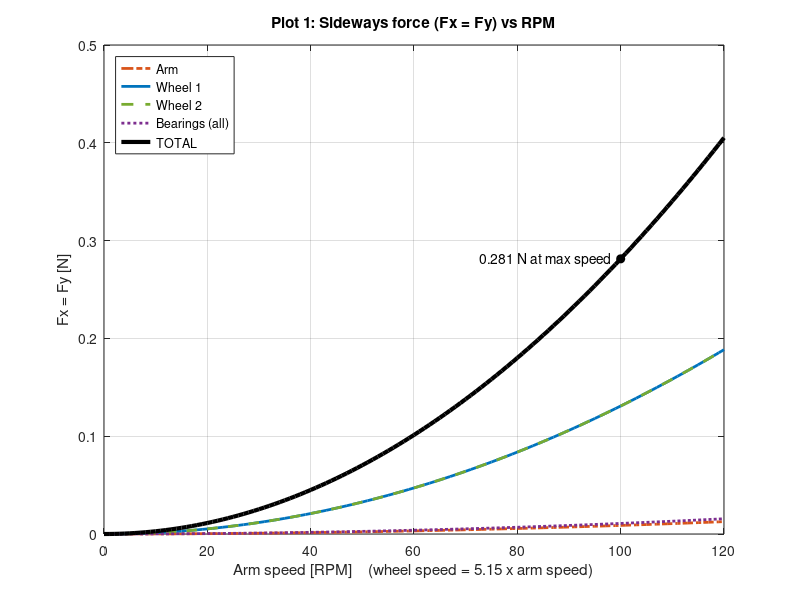
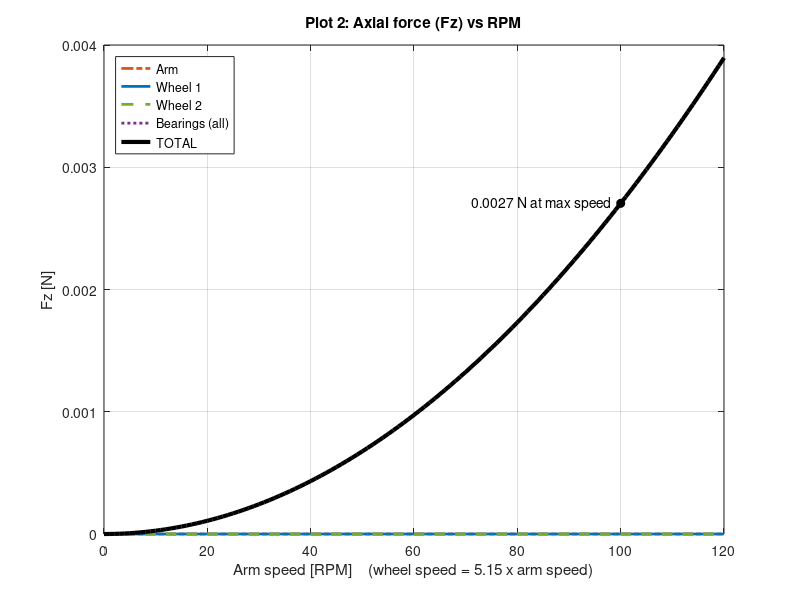

Recreate these plots in MATLAB, in order.
%% ========================================================================
%  INDUCED VIBRATION ANALYSIS
%  Forces and moments induced by two momentum wheels, one rotating arm,
%  and their bearings
%
%  Sources:
%    1. IMBALANCE (each rotor), once per revolution (1x RPM)
%       - Static imbalance  : center of mass is off the spin axis -> lateral force
%                             F = Us x speed^2,   Us = mass x eccentricity
%       - Dynamic imbalance : rotor sits slightly tilted          -> moment
%                             M = Ud x speed^2,   Ud = (Izz - I_perpendicular) x tilt
%                             (Us and Ud can also be typed in directly)
%
%    2. BEARINGS (each rotor's tapered roller bearing pair)
%       Rollers passing over tiny bumps on the rings give small kicks at
%       harmonics of the rotor's RPM (cage, cup pass, cone pass, roller spin).
%       - Harmonic numbers come from the bearing geometry (exact).
%       - Kick strength = bearing_kick_ratio x static imbalance force (estimate).
%       - Tapered rollers push at the cup angle, so every kick also has an
%         axial part: axial = lateral x tan(cup angle).
%
%    3. TWIST (each rotor)
%       Motor reaction torque on the shaft during spin-up / spin-down:
%       Mz = Izz x speed / ramp time
%       Spin-up and spin-down are printed separately; the tables use the
%       larger one (shorter ramp = bigger twist).
%
%  Assumptions (state these in your report):
%    - Hard-mounted: loads are calculated as if bolted to a rigid base.
%    - WORST CASE: all peaks are added as if they line up at the same
%      moment (phases are unknown). Real loads are equal or lower.
%    - Fx and Fy (and Mx and My) are peak values reached a quarter turn
%      apart, NOT at the same time: the sideways resultant = Fx, not 1.41 x Fx.
%    - Ud uses the larger of |Izz-Ixx| and |Izz-Iyy| (worst tilt direction).
%    - Bearing values, including Fz = lateral x tan(cup angle), are rough
%      estimates (bearing_kick_ratio, both bearings of a pair lumped together).
%    - Tilt and bearing_kick_ratio are estimates (no test data).
%    - Not included: structural resonance, motor torque ripple,
%      test-based bearing amplitudes.
%
%  Directions:
%    lateral = sideways (perpendicular to the shaft)
%    axial   = along the shaft (spin axis)
%
%  How to use:
%    1. Edit SECTION 1 only (your numbers).
%    2. Run the script.
%    3. The Command Window prints Fx, Fy, Fz, Mx, My, Mz in four parts:
%         PART 1  ARM               (imbalance only)
%         PART 2  MOMENTUM WHEELS   (imbalance only)
%         PART 3  BEARINGS          (harmonics only)
%         PART 4  ALL TOGETHER      <- the final answer, at the very bottom
%       The final answer is also saved as final_Fx_N ... final_Mz_Nm.
%    4. ARITHMETIC CHECKS print first: every line should say PASS.
%       (They prove the code does its math right, not that the inputs
%        or estimates are physically right.)
%  ========================================================================

clear; clc;
fprintf('Calculating...\n');


%% ========================================================================
%  SECTION 1: INPUTS  (this is the only section you need to edit)
%  ========================================================================

% ------------------------------------------------------------------------
% 1A. GENERAL
% ------------------------------------------------------------------------
spin_up_time_s       = 10;     % [s] time to go from 0 to max speed   (for the twist)
spin_down_time_s     = 10;     % [s] time to go from max speed to 0    (for the twist)
reference_position_m = 0;      % [m] point along the shaft where total moments are reported
bearing_kick_ratio   = 0.01;   % [-] each bearing harmonic = this fraction of the static imbalance force (0.01 = 1%)
report_arm_rpm       = [50 200];  % [RPM] extra arm speeds to get results at (wheels follow at the same
                                  %       ratio as the max speeds). Use [] for none.

% ------------------------------------------------------------------------
% STATIC (Us) AND DYNAMIC (Ud) IMBALANCE -- TWO WAYS TO ENTER THEM
%   a) Leave Us and Ud as []  -> the script calculates them:
%        Us = mass x eccentricity              [kg*m]
%        Ud = (Izz - I_perpendicular) x tilt   [kg*m^2]
%   b) Type a number          -> the script uses your number instead
%      (e.g. from a balance report or spec). Convert units first:
%        Us: 1 g*mm = 1e-6 kg*m      1 g*cm = 1e-5 kg*m
%        Ud: 1 g*mm^2 = 1e-9 kg*m^2  1 g*cm^2 = 1e-7 kg*m^2
%   Each one is independent: you can enter Us and let Ud be calculated.
% ------------------------------------------------------------------------

% ------------------------------------------------------------------------
% 1B. WHEEL 1
% ------------------------------------------------------------------------
wheel1_name               = 'Wheel 1';
wheel1_mass_kg            = 3.0;      % [kg]     rotating mass only
wheel1_eccentricity_um    = 15;       % [um]     center of mass offset from the spin axis
wheel1_Ixx_kgm2           = 0.017;    % [kg*m^2] from CAD, at the center of mass
wheel1_Iyy_kgm2           = 0.017;    % [kg*m^2] from CAD, at the center of mass
wheel1_Izz_kgm2           = 0.034;    % [kg*m^2] from CAD, about the shaft
wheel1_tilt_deg           = 0.04;     % [deg]    how crooked it sits on the shaft
wheel1_static_imbalance_kgm   = [];       % [kg*m]   Us OPTIONAL. Leave [] to calculate: mass x eccentricity
wheel1_dynamic_imbalance_kgm2 = [];       % [kg*m^2] Ud OPTIONAL. Leave [] to calculate: (Izz - I_perp) x tilt
wheel1_max_speed_rpm      = 515;      % [RPM]
wheel1_spin_direction     = -1;       % +1 or -1
wheel1_position_m         = -0.200;   % [m]      center of mass position along the shaft

wheel1_bearing_rollers        = 15;   % [-]   number of rollers      (bearing catalog)
wheel1_bearing_roller_dia_mm  = 7;    % [mm]  mean roller diameter   (bearing catalog)
wheel1_bearing_pitch_dia_mm   = 39;   % [mm]  pitch diameter         (bearing catalog)
wheel1_bearing_cup_angle_deg  = 14;   % [deg] cup (contact) angle    (bearing catalog)

% ------------------------------------------------------------------------
% 1C. ARM
% ------------------------------------------------------------------------
arm_name                  = 'Arm';
arm_mass_kg               = 4.0;      % [kg]     rotating mass only
arm_eccentricity_um       = 20;       % [um]     center of mass offset from the spin axis
arm_Ixx_kgm2              = 0.340;    % [kg*m^2] from CAD, at the center of mass
arm_Iyy_kgm2              = 0.004;    % [kg*m^2] from CAD (about the arm's own length)
arm_Izz_kgm2              = 0.350;    % [kg*m^2] from CAD, about the shaft
arm_tilt_deg              = 0.03;     % [deg]    how crooked it sits on the shaft
arm_static_imbalance_kgm      = [];       % [kg*m]   Us OPTIONAL. Leave [] to calculate: mass x eccentricity
arm_dynamic_imbalance_kgm2    = [];       % [kg*m^2] Ud OPTIONAL. Leave [] to calculate: (Izz - I_perp) x tilt
arm_max_speed_rpm         = 100;      % [RPM]
arm_spin_direction        = +1;       % +1 or -1
arm_position_m            = 0.000;    % [m]      center of mass position along the shaft

arm_bearing_rollers           = 20;   % [-]   number of rollers      (bearing catalog)
arm_bearing_roller_dia_mm     = 8;    % [mm]  mean roller diameter   (bearing catalog)
arm_bearing_pitch_dia_mm      = 55;   % [mm]  pitch diameter         (bearing catalog)
arm_bearing_cup_angle_deg     = 15;   % [deg] cup (contact) angle    (bearing catalog)

% ------------------------------------------------------------------------
% 1D. WHEEL 2
% ------------------------------------------------------------------------
wheel2_name               = 'Wheel 2';
wheel2_mass_kg            = 3.0;      % [kg]     rotating mass only
wheel2_eccentricity_um    = 15;       % [um]     center of mass offset from the spin axis
wheel2_Ixx_kgm2           = 0.017;    % [kg*m^2] from CAD, at the center of mass
wheel2_Iyy_kgm2           = 0.017;    % [kg*m^2] from CAD, at the center of mass
wheel2_Izz_kgm2           = 0.034;    % [kg*m^2] from CAD, about the shaft
wheel2_tilt_deg           = 0.04;     % [deg]    how crooked it sits on the shaft
wheel2_static_imbalance_kgm   = [];       % [kg*m]   Us OPTIONAL. Leave [] to calculate: mass x eccentricity
wheel2_dynamic_imbalance_kgm2 = [];       % [kg*m^2] Ud OPTIONAL. Leave [] to calculate: (Izz - I_perp) x tilt
wheel2_max_speed_rpm      = 515;      % [RPM]
wheel2_spin_direction     = -1;       % +1 or -1
wheel2_position_m         = 0.200;    % [m]      center of mass position along the shaft

wheel2_bearing_rollers        = 15;   % [-]   number of rollers      (bearing catalog)
wheel2_bearing_roller_dia_mm  = 7;    % [mm]  mean roller diameter   (bearing catalog)
wheel2_bearing_pitch_dia_mm   = 39;   % [mm]  pitch diameter         (bearing catalog)
wheel2_bearing_cup_angle_deg  = 14;   % [deg] cup (contact) angle    (bearing catalog)

% ------------------------------------------------------------------------
% 1E. PLOTS
% ------------------------------------------------------------------------
make_plots  = true;    % true = draw the 2 plots
save_plots  = false;   % true = also save them as PNG files
plot_folder = 'Induced_Vibration_Plots';


%% ========================================================================
%  SECTION 2: PUT THE THREE ROTORS SIDE BY SIDE
%  Every quantity is a row of 3 numbers: [Wheel 1, Arm, Wheel 2]
%  ========================================================================

rotor_names     = {wheel1_name, arm_name, wheel2_name};
number_of_rotors = 3;
arm_index       = 2;

mass_kg          = [wheel1_mass_kg,         arm_mass_kg,         wheel2_mass_kg];
eccentricity_um  = [wheel1_eccentricity_um, arm_eccentricity_um, wheel2_eccentricity_um];
Ixx_kgm2         = [wheel1_Ixx_kgm2,        arm_Ixx_kgm2,        wheel2_Ixx_kgm2];
Iyy_kgm2         = [wheel1_Iyy_kgm2,        arm_Iyy_kgm2,        wheel2_Iyy_kgm2];
Izz_kgm2         = [wheel1_Izz_kgm2,        arm_Izz_kgm2,        wheel2_Izz_kgm2];
tilt_deg         = [wheel1_tilt_deg,        arm_tilt_deg,        wheel2_tilt_deg];
max_speed_rpm    = [wheel1_max_speed_rpm,   arm_max_speed_rpm,   wheel2_max_speed_rpm];
spin_direction   = [wheel1_spin_direction,  arm_spin_direction,  wheel2_spin_direction];
position_m       = [wheel1_position_m,      arm_position_m,      wheel2_position_m];

% Entered Us / Ud (cells, because [] means "calculate it")
static_imbalance_entered  = {wheel1_static_imbalance_kgm,   arm_static_imbalance_kgm,   wheel2_static_imbalance_kgm};
dynamic_imbalance_entered = {wheel1_dynamic_imbalance_kgm2, arm_dynamic_imbalance_kgm2, wheel2_dynamic_imbalance_kgm2};

bearing_rollers       = [wheel1_bearing_rollers,       arm_bearing_rollers,       wheel2_bearing_rollers];
bearing_roller_dia_mm = [wheel1_bearing_roller_dia_mm, arm_bearing_roller_dia_mm, wheel2_bearing_roller_dia_mm];
bearing_pitch_dia_mm  = [wheel1_bearing_pitch_dia_mm,  arm_bearing_pitch_dia_mm,  wheel2_bearing_pitch_dia_mm];
bearing_cup_angle_deg = [wheel1_bearing_cup_angle_deg, arm_bearing_cup_angle_deg, wheel2_bearing_cup_angle_deg];


%% ========================================================================
%  SECTION 3: UNIT CONVERSIONS
%  ========================================================================

speed_rad_s      = max_speed_rpm * 2 * pi / 60;     % [rad/s]
speed_hz         = max_speed_rpm / 60;              % [Hz]  revolutions per second (1x RPM)
eccentricity_m   = eccentricity_um * 1e-6;          % [m]
tilt_rad         = tilt_deg * pi / 180;             % [rad]
lever_arm_m      = abs(position_m - reference_position_m);   % [m] distance to the reference point
ramp_time_s      = max(min(spin_up_time_s, spin_down_time_s), eps);   % shorter ramp = worst case (used in tables)

% Twist on the mount (reaction torque = -Izz x acceleration), spin-up and spin-down separately.
% Sign shows direction: spin-up and spin-down twist the mount opposite ways.
twist_spin_up_Nm   = -spin_direction .* Izz_kgm2 .* speed_rad_s / max(spin_up_time_s, eps);
twist_spin_down_Nm =  spin_direction .* Izz_kgm2 .* speed_rad_s / max(spin_down_time_s, eps);


%% ========================================================================
%  SECTION 4: STATIC AND DYNAMIC IMBALANCE  (1x RPM)
%  ========================================================================

% Step 1: calculated values (used unless you typed your own Us / Ud)
%   Ud uses the LARGER inertia difference: the worst tilt direction (conservative).
static_imbalance_kgm   = mass_kg .* eccentricity_m;                                              % Us [kg*m]
dynamic_imbalance_kgm2 = max(abs(Izz_kgm2 - Ixx_kgm2), abs(Izz_kgm2 - Iyy_kgm2)) .* tilt_rad;   % Ud [kg*m^2]
static_source  = {'calculated', 'calculated', 'calculated'};
dynamic_source = {'calculated', 'calculated', 'calculated'};

% Step 2: replace with your own number wherever you entered one
for r = 1:number_of_rotors
    if ~isempty(static_imbalance_entered{r})
        static_imbalance_kgm(r) = static_imbalance_entered{r};
        static_source{r} = 'entered';
    end
    if ~isempty(dynamic_imbalance_entered{r})
        dynamic_imbalance_kgm2(r) = dynamic_imbalance_entered{r};
        dynamic_source{r} = 'entered';
    end
end

% Static imbalance: center of mass off the spin axis -> lateral force   F = Us x speed^2
static_imbalance_force_N = static_imbalance_kgm .* speed_rad_s .^ 2;

% Dynamic imbalance: rotor tilted on the spin axis -> moment            M = Ud x speed^2
dynamic_imbalance_moment_Nm = dynamic_imbalance_kgm2 .* speed_rad_s .^ 2;


%% ========================================================================
%  SECTION 5: BEARING HARMONICS
%  ------------------------------------------------------------------------
%  Harmonic number h = number of kicks per revolution of that rotor.
%  Frequency = h x (rotor RPM / 60).
%  Cup (outer ring) rotates with the rotor, cone (inner ring) is on the
%  stationary shaft.
%  ========================================================================

harmonic_names   = {'Cage', 'Cup pass', 'Cone pass', 'Roller spin'};
number_of_harmonics = 4;
bearing_harmonic = zeros(number_of_rotors, number_of_harmonics);   % rows = rotors

for r = 1:number_of_rotors
    g = bearing_roller_dia_mm(r) * cosd(bearing_cup_angle_deg(r)) / bearing_pitch_dia_mm(r);
    bearing_harmonic(r, 1) = (1 + g) / 2;                                                   % cage
    bearing_harmonic(r, 2) = bearing_rollers(r) * (1 - g) / 2;                              % cup pass
    bearing_harmonic(r, 3) = bearing_rollers(r) * (1 + g) / 2;                              % cone pass
    bearing_harmonic(r, 4) = bearing_pitch_dia_mm(r) / (2 * bearing_roller_dia_mm(r)) * (1 - g ^ 2);  % roller spin
end

bearing_frequency_hz  = bearing_harmonic .* (speed_hz');                        % [Hz] rows = rotors
bearing_lateral_each_N = bearing_kick_ratio * static_imbalance_force_N;                           % one harmonic, sideways
bearing_axial_each_N   = bearing_lateral_each_N .* tand(bearing_cup_angle_deg);  % one harmonic, along the shaft
bearing_lateral_N      = number_of_harmonics * bearing_lateral_each_N;          % all 4 harmonics lined up
bearing_axial_N        = number_of_harmonics * bearing_axial_each_N;


%% ========================================================================
%  SECTION 6: FORCES AND MOMENTS OF EACH SOURCE  (worst case, max speed)
%  ------------------------------------------------------------------------
%  Axes: z = along the shaft (spin axis), x and y = sideways.
%
%  Fx, Fy : sideways force. It ROTATES with the rotor, so x and y see the
%           same peak a quarter turn apart  ->  peak Fx = peak Fy.
%  Fz     : force along the shaft (only the tapered bearings make this).
%  Mx, My : tipping moment at the reference point. It also rotates, so
%           peak Mx = peak My. = own moment + sideways force x distance.
%  Mz     : twist about the shaft (motor reaction, only during ramps).
%
%  Each source is stored as 6 numbers: [Fx; Fy; Fz; Mx; My; Mz]
%  Worst case = every peak lines up at the same moment (safe design value).
%  ========================================================================

% ---- Imbalance of each rotor (wheels and arm) ----
imbalance_loads = zeros(6, number_of_rotors);          % columns = Wheel 1, Arm, Wheel 2
for r = 1:number_of_rotors
    imbalance_moment = dynamic_imbalance_moment_Nm(r) + lever_arm_m(r) * static_imbalance_force_N(r);
    imbalance_loads(:, r) = [static_imbalance_force_N(r);     % Fx
                             static_imbalance_force_N(r);     % Fy
                             0;                               % Fz (imbalance does not push along the shaft)
                             imbalance_moment;                % Mx
                             imbalance_moment;                % My
                             spin_direction(r) * Izz_kgm2(r) * speed_rad_s(r) / ramp_time_s];  % Mz (signed twist)
end

% ---- Bearings of each rotor (all 4 harmonics lined up) ----
bearing_loads = zeros(6, number_of_rotors);            % columns = Wheel 1 bearings, Arm bearings, Wheel 2 bearings
for r = 1:number_of_rotors
    bearing_moment = lever_arm_m(r) * bearing_lateral_N(r);
    bearing_loads(:, r) = [bearing_lateral_N(r);    % Fx
                           bearing_lateral_N(r);    % Fy
                           bearing_axial_N(r);      % Fz
                           bearing_moment;          % Mx
                           bearing_moment;          % My
                           0];                      % Mz (bearing drag is internal: motor and bearings cancel)
end

% ---- Group the columns ----
wheel_columns = [1 3];
arm_loads     = imbalance_loads(:, arm_index);
wheel_loads   = imbalance_loads(:, wheel_columns);
wheels_total  = sum(wheel_loads, 2);                   % Mz adds with sign (both wheels spin the same way)
bearings_total = sum(bearing_loads, 2);
all_total     = arm_loads + wheels_total + bearings_total;
all_total(6)  = abs(all_total(6));                     % net twist (wheels cancel the arm)

% Show twist as a size (positive) everywhere except where noted
arm_loads(6)     = abs(arm_loads(6));
wheel_loads(6,:) = abs(wheel_loads(6,:));
wheels_total(6)  = abs(wheels_total(6));

% ---- Final answer saved in the Workspace: [Fx Fy Fz Mx My Mz] ----
final_arm_loads      = arm_loads';
final_wheel_1_loads  = wheel_loads(:, 1)';
final_wheel_2_loads  = wheel_loads(:, 2)';
final_bearing_loads  = bearings_total';
final_Fx_N  = all_total(1);
final_Fy_N  = all_total(2);
final_Fz_N  = all_total(3);
final_Mx_Nm = all_total(4);
final_My_Nm = all_total(5);
final_Mz_Nm = all_total(6);


%% ========================================================================
%  SECTION 6B: ARITHMETIC CHECKS  (the script checks its own math every run)
%  NOTE: these prove the code calculates its equations correctly. They do
%  NOT prove the inputs or estimates (tilt, bearing_kick_ratio) are right.
%  ------------------------------------------------------------------------
%  Each check redoes a result a DIFFERENT way (by hand formula or a known
%  identity) and compares it with what the script calculated above.
%  PASS = they agree. Any FAIL means do not trust the results.
%  ========================================================================

check_names  = {};
check_passed = [];
check_tol    = 1e-9;      % relative tolerance

% 1. Known textbook answer: 1 kg, 1 mm offset, 60 RPM (1 rev/s) -> F = 0.001 x (2*pi)^2 = 0.0394784 N
hand_value = 1 * 0.001 * (2 * pi * 60 / 60) ^ 2;
check_names{end+1}  = '1. Textbook case: 1 kg, 1 mm, 60 RPM gives 0.0394784 N';
check_passed(end+1) = abs(hand_value - 0.0394784176) <= 1e-9;

% 2. Static force by hand, using speed in Hz:  F = Us x (2*pi*f)^2
hand_value = static_imbalance_kgm .* (2 * pi * speed_hz) .^ 2;
check_names{end+1}  = '2. Static imbalance force   F = Us x speed^2';
check_passed(end+1) = max(abs(hand_value - static_imbalance_force_N)) <= check_tol * max(abs(hand_value));

% 3. Calculated Us = mass x eccentricity (only rotors where Us was not entered)
use_calc = strcmp(static_source, 'calculated');
hand_value = mass_kg .* eccentricity_um / 1e6;
check_names{end+1}  = '3. Calculated Us = mass x eccentricity';
check_passed(end+1) = all(abs(hand_value(use_calc) - static_imbalance_kgm(use_calc)) <= check_tol * max([abs(hand_value), eps]));

% 4. Dynamic moment by hand:  M = Ud x (2*pi*f)^2
hand_value = dynamic_imbalance_kgm2 .* (2 * pi * speed_hz) .^ 2;
check_names{end+1}  = '4. Dynamic imbalance moment M = Ud x speed^2';
check_passed(end+1) = max(abs(hand_value - dynamic_imbalance_moment_Nm)) <= check_tol * max([abs(hand_value), eps]);

% 5. Calculated Ud = (Izz - I_perp) x tilt (only rotors where Ud was not entered)
use_calc = strcmp(dynamic_source, 'calculated');
hand_value = max(abs(Izz_kgm2 - Ixx_kgm2), abs(Izz_kgm2 - Iyy_kgm2)) .* tilt_deg * pi / 180;
check_names{end+1}  = '5. Calculated Ud = (Izz - I_perp) x tilt';
check_passed(end+1) = all(abs(hand_value(use_calc) - dynamic_imbalance_kgm2(use_calc)) <= check_tol * max([abs(hand_value), eps]));

% 6. Bearing identities (exact for any bearing):
%    cup pass + cone pass = number of rollers,  cup pass = rollers x (1 - cage)
identity_1 = bearing_harmonic(:, 2) + bearing_harmonic(:, 3) - bearing_rollers';
identity_2 = bearing_harmonic(:, 2) - bearing_rollers' .* (1 - bearing_harmonic(:, 1));
check_names{end+1}  = '6. Bearing identities: cup + cone = rollers, cup = rollers x (1 - cage)';
check_passed(end+1) = max(abs([identity_1; identity_2])) <= 1e-9;

% 7. Bearing force = rollers' kick x 4 harmonics, axial = lateral x tan(cup angle)
hand_lateral = 4 * bearing_kick_ratio * static_imbalance_force_N;
hand_axial   = hand_lateral .* sin(bearing_cup_angle_deg * pi / 180) ./ cos(bearing_cup_angle_deg * pi / 180);
check_names{end+1}  = '7. Bearing lateral and axial force';
check_passed(end+1) = max(abs([hand_lateral - bearing_lateral_N, hand_axial - bearing_axial_N])) <= check_tol * max([hand_lateral, eps]);

% 8. Twist by hand:  Mz = Izz x speed / ramp time
hand_value = Izz_kgm2 .* (2 * pi * max_speed_rpm / 60) / ramp_time_s;
check_names{end+1}  = '8. Ramp twist Mz = Izz x speed / ramp time';
check_passed(end+1) = max(abs(hand_value - abs(imbalance_loads(6, :)))) <= check_tol * max(hand_value);

% 9. Tipping moment = dynamic imbalance + sideways force x distance
hand_value = dynamic_imbalance_moment_Nm + static_imbalance_force_N .* abs(position_m - reference_position_m);
check_names{end+1}  = '9. Tipping moment = dynamic + force x distance';
check_passed(end+1) = max(abs(hand_value - imbalance_loads(4, :))) <= check_tol * max([hand_value, eps]);

% 10. Rotating loads: peak Fx = peak Fy and peak Mx = peak My, everywhere
check_names{end+1}  = '10. Fx = Fy and Mx = My for every part';
check_passed(end+1) = isequal(imbalance_loads(1, :), imbalance_loads(2, :)) && isequal(imbalance_loads(4, :), imbalance_loads(5, :)) ...
                   && isequal(bearing_loads(1, :), bearing_loads(2, :)) && isequal(bearing_loads(4, :), bearing_loads(5, :));

% 11. TOTAL = arm + wheel 1 + wheel 2 + all bearings  (Mz: net of the signed twists)
hand_total    = sum(imbalance_loads, 2) + sum(bearing_loads, 2);
hand_total(6) = abs(hand_total(6));
check_names{end+1}  = '11. TOTAL = arm + wheels + bearings';
check_passed(end+1) = max(abs(hand_total - all_total)) <= check_tol * max(abs(hand_total));

number_of_checks = numel(check_passed);
all_checks_ok    = all(check_passed);


%% ========================================================================
%  SECTION 7: PLOTS
%  ------------------------------------------------------------------------
%  Plot 1: sideways force (Fx = Fy) vs RPM    Plot 2: axial force (Fz) vs RPM
%  Every load grows with speed squared: load(speed) = load(max) x (speed/max)^2
%  The wheels follow the arm, so the x-axis is arm speed.
%  ========================================================================

if make_plots
    speed_fraction = linspace(0, 1.2, 121)';          % 0 to 120% of max speed
    arm_axis_rpm   = speed_fraction * max_speed_rpm(arm_index);
    curve_shape    = speed_fraction .^ 2;
    x_label_text   = sprintf('Arm speed [RPM]    (wheel speed = %.2f x arm speed)', max_speed_rpm(1) / max_speed_rpm(arm_index));

    plot_row     = [1, 3];                              % row 1 = Fx, row 3 = Fz
    plot_titles  = {'Plot 1: Sideways force (Fx = Fy) vs RPM', 'Plot 2: Axial force (Fz) vs RPM'};
    plot_ylabels = {'Fx = Fy [N]', 'Fz [N]'};
    plot_files   = {'Plot_1_Fx_Fy_vs_RPM.png', 'Plot_2_Fz_vs_RPM.png'};
    curve_names  = {'Arm', 'Wheel 1', 'Wheel 2', 'Bearings (all)', 'TOTAL'};
    curve_colors = [0.85 0.33 0.10; 0.00 0.45 0.74; 0.47 0.67 0.19; 0.49 0.18 0.56; 0 0 0];
    curve_lines  = {'-.', '-', '--', ':', '-'};

    for n = 1:2
        fprintf('Drawing plot %d...\n', n);
        try
            row = plot_row(n);
            curve_values = [arm_loads(row), wheel_loads(row, 1), wheel_loads(row, 2), bearings_total(row), all_total(row)];
            figure(n);
            clf;
            try
                set(gcf, 'Renderer', 'painters');
            catch
            end
            hold on;
            grid on;
            box on;
            for c = 1:numel(curve_values)
                line_width = 2;
                if c == numel(curve_values)
                    line_width = 3;
                end
                plot(arm_axis_rpm, curve_values(c) * curve_shape, curve_lines{c}, ...
                     'Color', curve_colors(c, :), 'LineWidth', line_width);
            end
            plot(max_speed_rpm(arm_index), all_total(row), 'ko', 'MarkerFaceColor', 'k');
            text(max_speed_rpm(arm_index), all_total(row), sprintf('%.3g N at max speed   ', all_total(row)), ...
                 'HorizontalAlignment', 'right');
            xlabel(x_label_text);
            ylabel(plot_ylabels{n});
            title(plot_titles{n});
            legend(curve_names, 'Location', 'northwest');
            hold off;
            fprintf('Plot %d done.\n', n);

            if save_plots
                if ~exist(plot_folder, 'dir')
                    mkdir(plot_folder);
                end
                saveas(gcf, fullfile(plot_folder, plot_files{n}));
                fprintf('Saved: %s\n', fullfile(pwd, plot_folder, plot_files{n}));
            end
        catch
            fprintf('PLOT %d PROBLEM: %s\n', n, lasterr);
        end
    end
end


%% ========================================================================
%  SECTION 8: PRINTED RESULTS  -  ARM, WHEELS, BEARINGS, ALL TOGETHER
%  ------------------------------------------------------------------------
%  Every part prints the same 6 rows: Fx, Fy, Fz, Mx, My, Mz
%  ========================================================================

row_labels = {'Fx  [N]   sideways', 'Fy  [N]   sideways', 'Fz  [N]   along shaft', ...
              'Mx  [N*m] tipping',  'My  [N*m] tipping',  'Mz  [N*m] twist (worst ramp)'};
part_line  = repmat('=', 1, 90);

% ---- Arithmetic check results (from SECTION 6B) ----
fprintf('\n%s\n ARITHMETIC CHECKS  -  script math vs hand calculations\n', part_line);
fprintf(' (proves the math is done right, not that the inputs/estimates are right)\n%s\n', part_line);
for k = 1:number_of_checks
    if check_passed(k)
        fprintf('   PASS   %s\n', check_names{k});
    else
        fprintf('   FAIL   %s\n', check_names{k});
    end
end
if all_checks_ok
    fprintf('   ALL %d CHECKS PASSED\n', number_of_checks);
else
    fprintf('   *** %d OF %d CHECKS FAILED - DO NOT TRUST THE RESULTS BELOW ***\n', sum(~check_passed), number_of_checks);
end

% ---- Where Us and Ud came from ----
fprintf('\n   Imbalance used:\n');
for r = 1:number_of_rotors
    fprintf('   %-8s  Us = %-10.4g kg*m   (%s)     Ud = %-10.4g kg*m^2   (%s)\n', rotor_names{r}, ...
        static_imbalance_kgm(r), static_source{r}, dynamic_imbalance_kgm2(r), dynamic_source{r});
end

part_titles  = {sprintf('PART 1: ARM  -  static + dynamic imbalance  (%.0f RPM)', max_speed_rpm(arm_index)), ...
                sprintf('PART 2: MOMENTUM WHEELS  -  static + dynamic imbalance  (%.0f RPM)', max_speed_rpm(1)), ...
                'PART 3: BEARINGS  -  harmonics of each rotor''s RPM  (rough estimate)', ...
                'PART 4: ALL TOGETHER  -  FINAL ANSWER, WORST-CASE ESTIMATE  (arm + wheels + bearings)'};
part_columns = {{'Arm'}, ...
                {rotor_names{1}, rotor_names{3}, 'Wheels total'}, ...
                {[rotor_names{1}, ' brg'], [rotor_names{2}, ' brg'], [rotor_names{3}, ' brg'], 'Bearings total'}, ...
                {'Arm', 'Wheels', 'Bearings', 'TOTAL'}};
part_values  = {arm_loads, ...
                [wheel_loads, wheels_total], ...
                [bearing_loads, bearings_total], ...
                [arm_loads, wheels_total, bearings_total, all_total]};

for part = 1:4
    columns = part_columns{part};
    values  = part_values{part};
    fprintf('\n%s\n %s\n%s\n', part_line, part_titles{part}, part_line);
    fprintf('   %-26s', '');
    fprintf('%16s', columns{:});
    fprintf('\n');
    for k = 1:6
        fprintf('   %-26s', row_labels{k});
        fprintf('%16.4g', values(k, :));
        fprintf('\n');
    end

    % Extra information for each part
    if part == 1
        fprintf('\n   Fx = Fy: static imbalance %.4g N\n', static_imbalance_force_N(arm_index));
        fprintf('   Mx = My: dynamic imbalance %.4g N*m + force x distance %.4g N*m\n', ...
            dynamic_imbalance_moment_Nm(arm_index), lever_arm_m(arm_index) * static_imbalance_force_N(arm_index));
        fprintf('   Frequency: 1x RPM = %.2f Hz\n', speed_hz(arm_index));
        fprintf('   Mz twist on mount: spin-up %+.4g N*m, spin-down %+.4g N*m\n', ...
            twist_spin_up_Nm(arm_index), twist_spin_down_Nm(arm_index));
    elseif part == 2
        for r = wheel_columns
            fprintf('\n   %s:  Fx = Fy static imbalance %.4g N  |  Mx = My: dynamic imbalance %.4g + force x distance %.4g N*m  |  1x = %.2f Hz', ...
                rotor_names{r}, static_imbalance_force_N(r), dynamic_imbalance_moment_Nm(r), ...
                lever_arm_m(r) * static_imbalance_force_N(r), speed_hz(r));
            fprintf('\n   %s:  Mz twist on mount: spin-up %+.4g N*m, spin-down %+.4g N*m', ...
                rotor_names{r}, twist_spin_up_Nm(r), twist_spin_down_Nm(r));
        end
        fprintf('\n');
    elseif part == 3
        fprintf('\n   Each harmonic (frequency = harmonic x RPM / 60):\n');
        fprintf('   %-10s %-13s %10s %12s %14s %14s\n', 'Rotor', 'Harmonic', 'x RPM', 'Freq [Hz]', 'Fx = Fy [N]', 'Fz [N]');
        for r = 1:number_of_rotors
            for k = 1:number_of_harmonics
                fprintf('   %-10s %-13s %10.3f %12.2f %14.4g %14.4g\n', rotor_names{r}, harmonic_names{k}, ...
                    bearing_harmonic(r, k), bearing_frequency_hz(r, k), bearing_lateral_each_N(r), bearing_axial_each_N(r));
            end
        end
    elseif part == 4
        fprintf('\n   Mz TOTAL is the NET twist: the wheels twist opposite to the arm, so they cancel.\n');
        fprintf('   Each motor mount still feels its own twist (see PART 1 and PART 2).\n');
        fprintf('   Net Mz: spin-up %+.4g N*m, spin-down %+.4g N*m  (table shows the larger)\n', ...
            sum(twist_spin_up_Nm), sum(twist_spin_down_Nm));
        fprintf('\n   HOW TO READ THIS TABLE:\n');
        fprintf('   - Fx and Fy are peak values reached a quarter turn apart, NOT at the same time.\n');
        fprintf('     The sideways resultant = Fx (not 1.41 x Fx). Same for Mx and My.\n');
        fprintf('   - WORST CASE: every source and every moment part is added as if their peaks\n');
        fprintf('     line up (phases are unknown). Real loads are equal or lower.\n');
        fprintf('   - Ud uses the worst tilt direction. Bearing values (incl. Fz) are rough estimates.\n');
        fprintf('\n   ASSUMPTIONS: hard-mounted (rigid base). Tilt and bearing kick ratio are estimates.\n');
        fprintf('   NOT INCLUDED: structural resonance, motor torque ripple, test-based bearing amplitudes.\n');
        if ~isempty(report_arm_rpm)
            fprintf('\n   AT OTHER SPEEDS  (TOTAL; wheels follow the arm; every value grows with speed squared)\n');
            fprintf('   %10s %12s %14s %14s %16s\n', 'Arm RPM', 'Wheel RPM', 'Fx = Fy [N]', 'Fz [N]', 'Mx = My [N*m]');
            for i = 1:numel(report_arm_rpm)
                speed_ratio = report_arm_rpm(i) / max_speed_rpm(arm_index);
                fprintf('   %10.1f %12.1f %14.4g %14.4g %16.4g\n', report_arm_rpm(i), max_speed_rpm(1) * speed_ratio, ...
                    all_total(1) * speed_ratio ^ 2, all_total(3) * speed_ratio ^ 2, all_total(4) * speed_ratio ^ 2);
            end
        end
    end
end
fprintf('%s\n', part_line);
